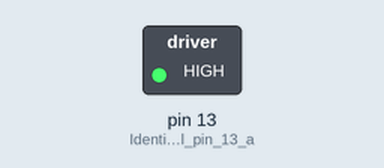
Bench run of a sketch on a simulated Arduino Uno, built with avr-gcc and run on an emulated ATmega328P. Shown: switched loads named in the sketch (green lamp = pin HIGH).

Above: at 1.5 s.
At 4.5 s:
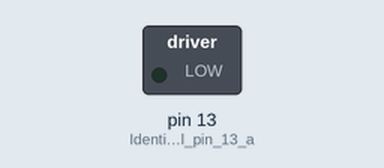
Timing chart, 0 to 7.8 s (numbered marks = the images above):
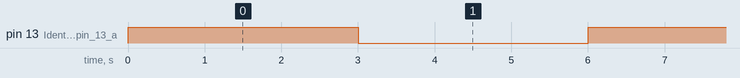

The sketch:

DC_motor_with_relay.ino
```cpp
/* Program to turn a DC motor on and off with the help of a relay.
Through the use of a 9V battery to allow the DC motor to run, this motor will turn on and off
according to the program below when the designated digital pin turns on and off.
 */
void setup() {
  // put your setup code here, to run once:
pinMode(13, OUTPUT);  // Identify digital pin 13 as an output
}

void loop() {
  // put your main code here, to run repeatedly:
digitalWrite(13, HIGH); // Turn on the DC motor when digital pin 13 is HIGH
delay(3000);  // Stay in this state for 1000 milliseconds
digitalWrite(13, LOW);  // Turn off the DC motor when digital pin 13 is LOW
delay(3000);  // Stay in this state for 1000 milliseconds
}
```

Measured:
- by itself, pin 13 (Identify_digital_pin_13_a): alternates HIGH for 3.0 s and LOW for 3.0 s
